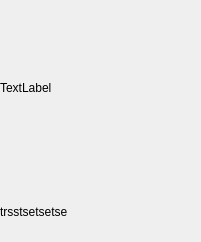
<?xml version="1.0" encoding="UTF-8"?>
<ui version="4.0">
 <class>Enemy</class>
 <widget class="QWidget" name="Enemy">
  <property name="geometry">
   <rect>
    <x>0</x>
    <y>0</y>
    <width>201</width>
    <height>242</height>
   </rect>
  </property>
  <property name="windowTitle">
   <string>Form</string>
  </property>
  <widget class="QWidget" name="verticalLayoutWidget">
   <property name="geometry">
    <rect>
     <x>0</x>
     <y>0</y>
     <width>201</width>
     <height>241</height>
    </rect>
   </property>
   <layout class="QVBoxLayout" name="verticalLayout" stretch="3,1">
    <item>
     <widget class="QLabel" name="imageLabel">
      <property name="text">
       <string>TextLabel</string>
      </property>
     </widget>
    </item>
    <item>
     <widget class="QLabel" name="nameLabel">
      <property name="text">
       <string>trsstsetsetse</string>
      </property>
     </widget>
    </item>
   </layout>
  </widget>
 </widget>
 <resources/>
 <connections/>
</ui>
